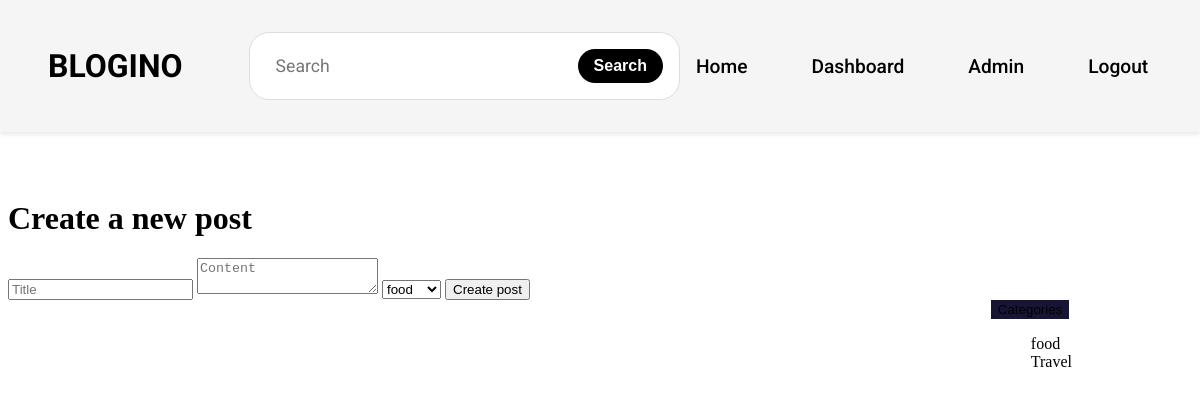
The app's page /create_post/ (signed in), older data.
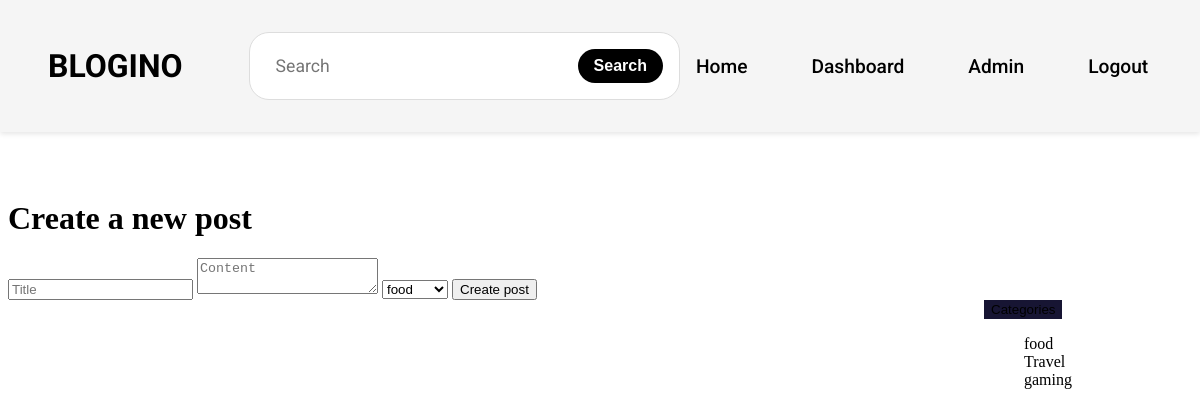
The same page, newer data.
### landing/models.py (models this page shows, shortened)
class Category(models.Model):
    name = models.CharField(max_length=100)

### landing/views.py (the view, shortened to what this page needs)
# urls.py: path('create_post/', views.create_post, name='create_post'),
@login_required
def create_post(request):
    categories = Category.objects.all()
    context = {
        'categories': categories,
    }
    return render(request, 'landing/create_post.html', context)

### templates/landing/create_post.html (shortened to what this page needs)
{% load static %}
<!DOCTYPE html>
<html lang="en">
<head>
    <link rel="stylesheet" href="{% static 'landing/css/components/menu.css' %}">
    <link rel="stylesheet" href="{% static 'landing/css/components/sidebar.css' %}">
    <link rel="stylesheet" href="{% static 'landing/css/components/posts.css' %}">
    <link href='https://unpkg.com/boxicons@2.1.4/css/boxicons.min.css' rel='stylesheet'>
</head>
<body>
    {% block menu %}
        {% include 'landing/components/menu.html' %}
    {% endblock %}
    {% block category %}
        {% include 'landing/components/sidebar.html' %}
    {% endblock %}
    {% block create_post %}
        <div class="create-post">
            <h1>Create a new post</h1>
            <form action="{% url 'landing:create_post' %}" method="POST">
                <input type="text" name="title" placeholder="Title">
                <textarea name="content" placeholder="Content"></textarea>
                <select name="category">
                    {% for category in categories %}
                        <option value="{{ category.id }}">{{ category.name }}</option>
                    {% endfor %}
                </select>
                <button type="submit">Create post</button>
            </form>
        </div>
    {% endblock %}
</body>
</html>

### templates/landing/components/sidebar.html (shortened to what this page needs)
{% block sidebar %}
    <div class="sidebar">
        <div class="dropdown">
            <button class="btn btn-primary dropdown-toggle" type="button" id="categoryDropdown" data-bs-toggle="dropdown" aria-expanded="false">
                Categories
            </button>
            <ul class="dropdown-menu" aria-labelledby="categoryDropdown">
                {% for category in categories %}
                <li>
                    <a class="dropdown-item" href="{% url 'landing:category' category.id %}">
                        {{ category.name }}
                    </a>
                </li>
                {% endfor %}
            </ul>
        </div>
    </div>
{% endblock %}

Row changes from the older to the newer data that the page shows:
added Category: name "gaming"
